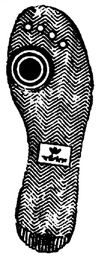
#> input picture hw_3/sample.jpg, 96 x 256 px, shrunk from 325 x 863 before the run, found by its file name
$ python main.py
#> lines starting #> are read from the running program, lines starting #| are printed output that depends on the picture; after the words box and inside, x2 and y2 are one past the last pixel; in counts of white or black regions, pixels touching at a corner belong together
#> further down, img is the input picture: shape (256, 96, 3); min 0, max 255, mean 153.7
### hw_3/utils.py
import numpy as np
import cv2
from math import sin, cos, pi

def houghCircle(img, method = None, dp = 1.0, minDist = None, high_threshold = 360, low_threshold = 20, minRadius = 5, maxRadius = 5):
#> called with dp = 0.5, high_threshold = 360, low_threshold = 20, minRadius = 5, maxRadius = 5
    (h, w, c) = img.shape
#> h = 256; w = 96; c = 3
    if(dp!= 1.0):
        h = int(h * dp)
#> h = 128
        w = int(w * dp)
#> w = 48
        reuslt_img = cv2.resize(img, (w, h))
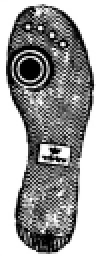
#> reuslt_img: shape (128, 48, 3) (shown 2 times larger); min 0, max 255, mean 153.8
    else:
        reuslt_img = img.copy()
    img_g = cv2.cvtColor(reuslt_img, cv2.COLOR_BGR2GRAY)
    gaussianImg = cv2.GaussianBlur(img_g, (3, 3), 0)
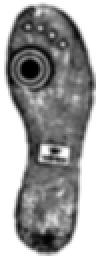
#> gaussianImg: shape (128, 48) (shown 2 times larger); min 0, max 255, mean 153.7
    cannyImg = cv2.Canny(gaussianImg, 30, 150)
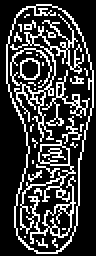
#> cannyImg: shape (128, 48) (shown 2 times larger); 23.6% white in thin lines or dots, all inside (x1, y1, x2, y2) = (3, 2, 47, 127)
    for r in range(minRadius, maxRadius + 1):
        vote_map = np.zeros((h, w), dtype = np.uint8)
        candidate_set = set()
        for y in range(r, h - r):
            for x in range(r, w - r):
                if(cannyImg[y,x] != 0):
                    voted_set = set()
                    for t in range(0, 360):
                        b = y - int(r * sin(t * pi / 180))
                        a = x - int(r * cos(t * pi / 180))
                        if((a,b) not in voted_set):
                            vote_map[b,a] += 1
                            voted_set.add((a, b))
                        if(((a,b) not in candidate_set) and vote_map[b, a] < high_threshold and vote_map[b,a] >= low_threshold):
                            candidate_set.add((a, b))
        for (a,b) in candidate_set:
            cv2.circle(reuslt_img,(a,b), r, (0, 0, 255), 2)
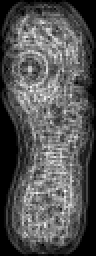
#> vote_map: shape (128, 48) (shown 2 times larger); min 0, max 18, mean 5.98; drawn with min black and max white
    return reuslt_img

### hw_3/main.py
import cv2
from utils import houghCircle

img = cv2.imread('./hw_3/sample.jpg')
result = houghCircle(img = img, dp= 0.5, low_threshold = 20)
cv2.imshow("result", result)
cv2.waitKey()

$ run again, with hw_3/circle.png saved as hw_3/sample.jpg
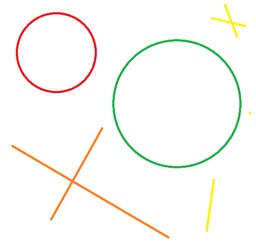
#> input picture hw_3/circle.png, 256 x 243 px, shrunk from 568 x 540 before the run, found by its file name
#> img is the input picture: shape (243, 256, 3); mean B, G, R 246.5, 249.9, 250.6
#> in houghCircle, `cannyImg = cv2.Canny(gaussianImg, 30, 150)`:
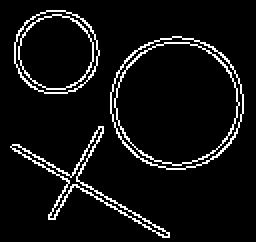
#> cannyImg: shape (121, 128) (shown 2 times larger); 6.7% white in thin lines or dots, all inside (x1, y1, x2, y2) = (5, 5, 122, 119)
#> after the loop in houghCircle, `for r in range(minRadius, maxRadius + 1):`:
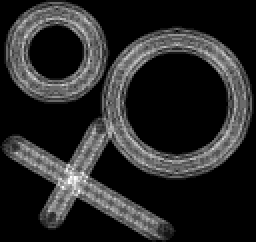
#> vote_map: shape (121, 128) (shown 2 times larger); min 0, max 12, mean 1.86; drawn with min black and max white
